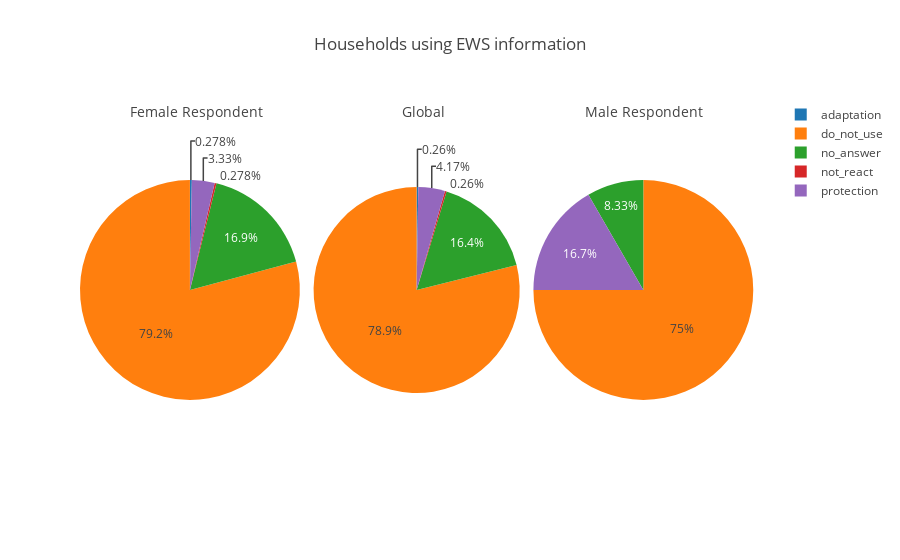

Here is the notebook cell this chart was saved with:
### Code cell
create_graphs_respondent(lambda x: x.groupby('use_ews').size(),
                         lambda x: x.values,
                         lambda x: x.index.values,
                         lambda x: x.sum(),
                         "Households using EWS information")

### Figure 1 — Plotly figure (JSON) as saved in the notebook; plotly's stock layout.template omitted (floating-point values rounded to 4 significant figures)
{"data": [{"domain": {"x": [0, 0.32]}, "labels": ["adaptation", "do_not_use", "no_answer", "not_react", "protection"], "sort": false, "type": "pie", "values": [1, 285, 61, 1, 12]}, {"domain": {"x": [0.34, 0.64]}, "labels": ["adaptation", "do_not_use", "no_answer", "not_react", "protection"], "sort": false, "type": "pie", "values": [1, 303, 63, 1, 16]}, {"domain": {"x": [0.66, 0.98]}, "labels": ["do_not_use", "no_answer", "protection"], "sort": false, "type": "pie", "values": [18, 2, 4]}], "layout": {"annotations": [{"font": {"size": 14}, "showarrow": false, "text": "Female Respondent", "x": 0.07, "y": 1}, {"font": {"size": 14}, "showarrow": false, "text": "Global", "x": 0.5, "y": 1}, {"font": {"size": 14}, "showarrow": false, "text": "Male Respondent", "x": 0.91, "y": 1}], "title": "Households using EWS information"}}
